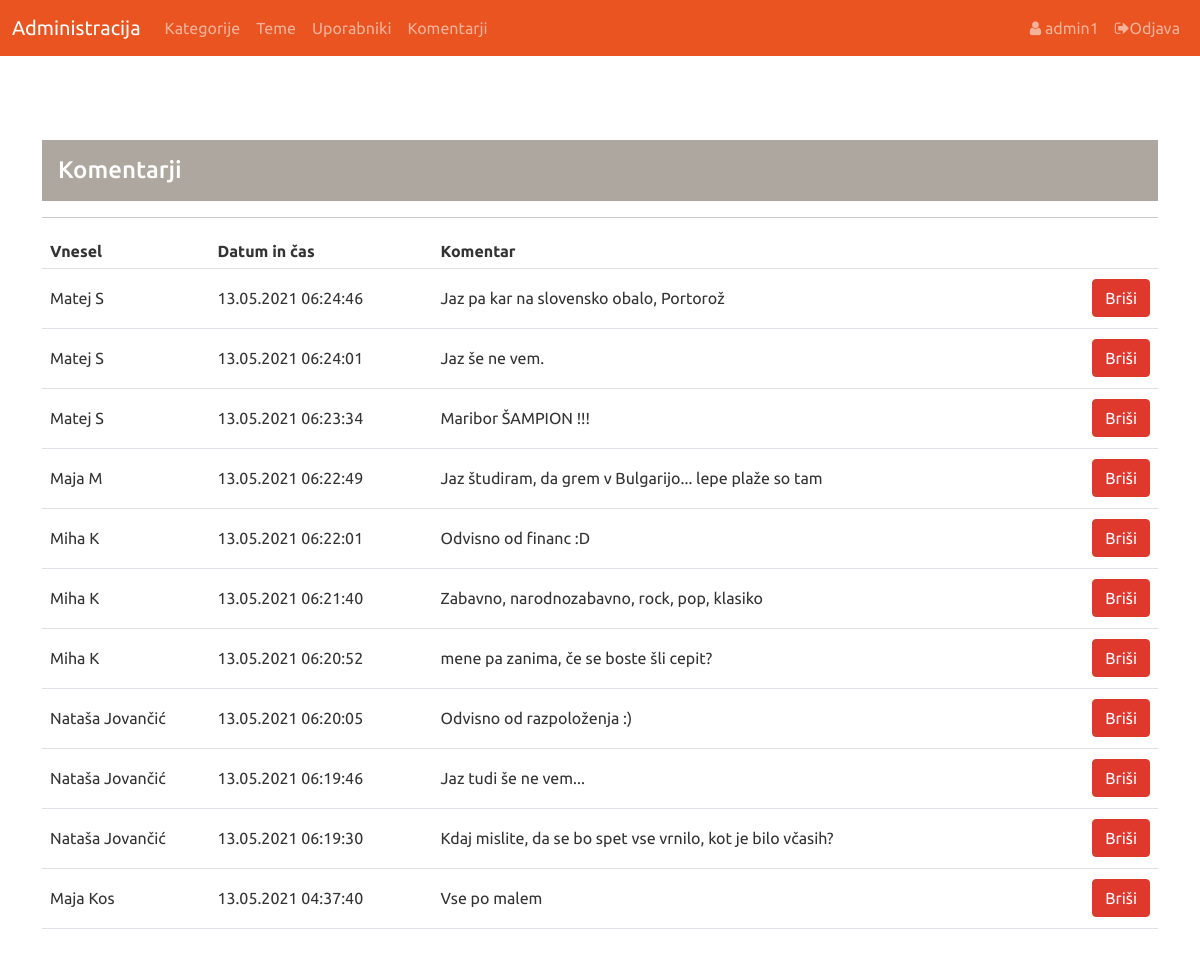
Page /admin/pages/komentar.php (signed in) on the committed database.
### tables this page shows
CREATE TABLE `komentar` (
  `komentar_Id` int(11) NOT NULL,
  `komentar` varchar(255) DEFAULT NULL,
  `tema_Id` int(11) DEFAULT NULL,
  `datetime` datetime DEFAULT NULL,
  `uporabnik_Id` int(12) DEFAULT NULL
);

CREATE TABLE `uporabnik` (
  `uporabnik_Id` int(11) NOT NULL,
  `ime` varchar(255) DEFAULT NULL,
  `priimek` varchar(255) DEFAULT NULL
);

### admin/pages/komentar.php (the view, shortened to what this page needs)
<?php
	$upIme = $_SESSION['upIme'];
?>
<html lang="sl">
<head>
	<link rel="stylesheet" type="text/css" href="../../css/bootstrap2.min.css">
    <link rel="stylesheet" href="https://maxcdn.bootstrapcdn.com/font-awesome/4.5.0/css/font-awesome.min.css">
</head>
<body>
	<header>
		<nav class="navbar navbar-expand-lg navbar-dark bg-primary">
		  <div class="container-fluid">
			<a class="navbar-brand" href="home.php">Administracija</a>
			<div class="collapse navbar-collapse" id="navbarColor01">
				<ul class="navbar-nav me-auto">
					<li class="nav-item">
					  <a class="nav-link" href="kategorija.php">Kategorije</a>
					</li>
					<li class="nav-item">
					  <a class="nav-link" href="tema.php">Teme</a>
					</li>
					<li class="nav-item">
					  <a class="nav-link" href="uporabnik.php">Uporabniki</a>
					</li>
					<li class="nav-item">
					  <a class="nav-link" href="komentar.php">Komentarji</a>
					</li>
				</ul>
				<ul class="navbar-nav ms-md-auto">
					<li class="nav-item">
						<a class="nav-link"><i class="fa fa-user"></i> <?php echo $upIme;?></a>
					</li>
					<li class="nav-item">
						<a class="nav-link" href="../../functions/odjava.php"><i class="fa fa-sign-out"></i>Odjava</a>
					</li>
				</ul>
			</div>
		  </div>
		</nav>
	<header>
	<main>
		<div class="container" style="margin:7% auto;">
			<h4 class="p-3 mb-2 bg-secondary text-white">Komentarji</h4>
			<hr>
			<div class="panel panel-success">
				<table class="table">
					<tr>
						<th style="width: 15%">Vnesel</th>
						<th style="width: 20%">Datum in čas</th>
						<th style="">Komentar</th>
						<th style="width: 10%"></th>
					</tr>
					<?php
						include "../../functions/db.php";
						$sql = "SELECT * FROM `komentar` join uporabnik on uporabnik.uporabnik_Id = komentar.uporabnik_Id ORDER BY datetime DESC";
						$run = mysqli_query($mysqli, $sql);
						while($row=mysqli_fetch_array($run, MYSQLI_ASSOC))
						{
							extract($row);
							$dateDt = strtotime($datetime);
							echo "<tr>";
							echo "<td>".$ime.' '.$priimek."</td>";
							echo '<td>'.date('d.m.Y H:i:s', $dateDt).'</td>';
							echo "<td>".$komentar."</td>";
							echo '<td><button class="btn btn-danger pull-right" onclick="deleteKomentar('.$komentar_Id.')">Briši</button>';
							echo "</tr>";
						}
					?>
				</table>
			</div>
		</div>
	</main>
</body>
</html>

### admin/pages/komentar.php (style rules this page uses)
td { height: 60px; vertical-align: middle; }

### rows in the picture
komentar: uporabnik_Id.ime "Matej", uporabnik_Id.priimek "S", datetime "13.05.2021 06:24:46", komentar "Jaz pa kar na slovensko obalo, Portorož"
komentar: uporabnik_Id.ime "Matej", uporabnik_Id.priimek "S", datetime "13.05.2021 06:24:01", komentar "Jaz še ne vem."
komentar: uporabnik_Id.ime "Matej", uporabnik_Id.priimek "S", datetime "13.05.2021 06:23:34", komentar "Maribor ŠAMPION !!!"
komentar: uporabnik_Id.ime "Maja", uporabnik_Id.priimek "M", datetime "13.05.2021 06:22:49", komentar "Jaz študiram, da grem v Bulgarijo... lepe plaže so tam"
komentar: uporabnik_Id.ime "Miha", uporabnik_Id.priimek "K", datetime "13.05.2021 06:22:01", komentar "Odvisno od financ :D"
komentar: uporabnik_Id.ime "Miha", uporabnik_Id.priimek "K", datetime "13.05.2021 06:21:40", komentar "Zabavno, narodnozabavno, rock, pop, klasiko"
komentar: uporabnik_Id.ime "Miha", uporabnik_Id.priimek "K", datetime "13.05.2021 06:20:52", komentar "mene pa zanima, če se boste šli cepit?"
komentar: uporabnik_Id.ime "Nataša", uporabnik_Id.priimek "Jovančić", datetime "13.05.2021 06:20:05", komentar "Odvisno od razpoloženja :)"
komentar: uporabnik_Id.ime "Nataša", uporabnik_Id.priimek "Jovančić", datetime "13.05.2021 06:19:46", komentar "Jaz tudi še ne vem..."
komentar: uporabnik_Id.ime "Nataša", uporabnik_Id.priimek "Jovančić", datetime "13.05.2021 06:19:30", komentar "Kdaj mislite, da se bo spet vse vrnilo, kot je bilo včasih?"
komentar: uporabnik_Id.ime "Maja", uporabnik_Id.priimek "Kos", datetime "13.05.2021 04:37:40", komentar "Vse po malem"

### other values in the picture
$upIme "admin1"
